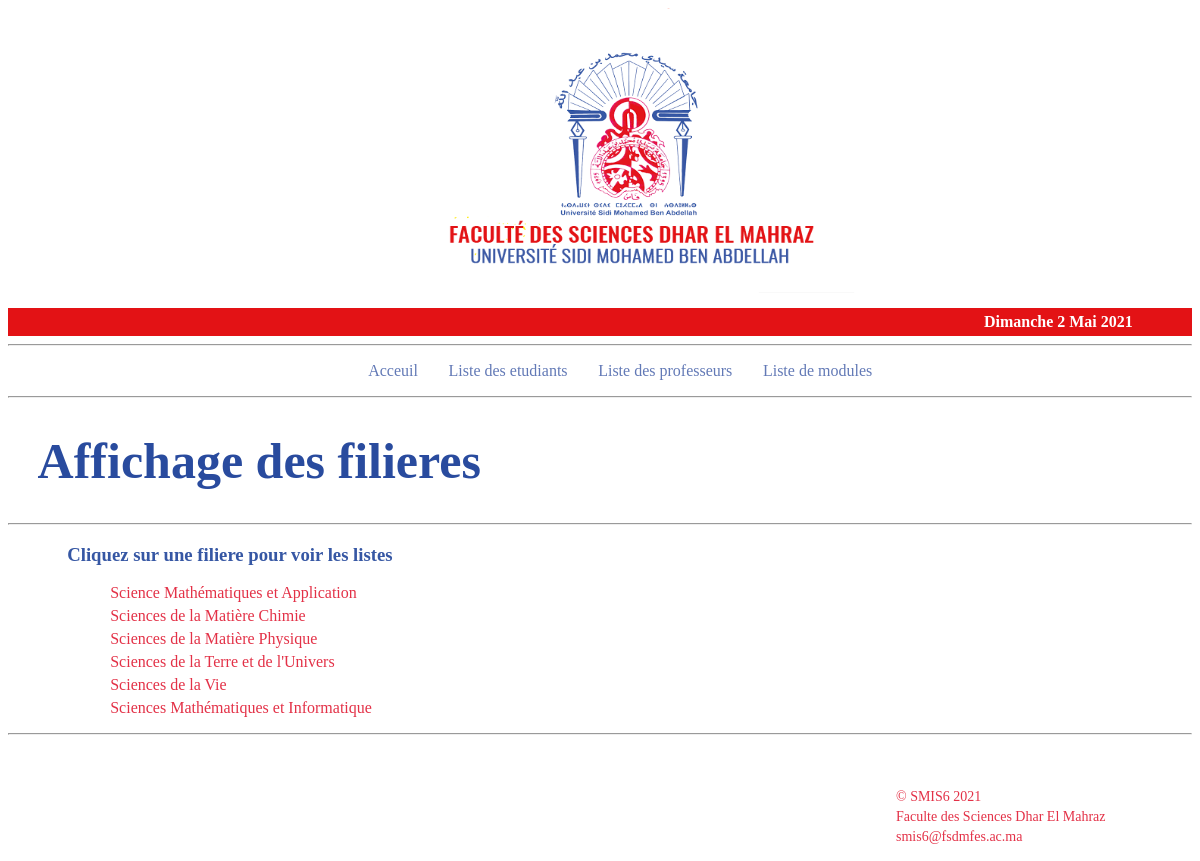
The app's page /website/html/courses_list.php with its own data.
### tables this page shows
CREATE TABLE `filieres` (
  `id_filiere` varchar(4) NOT NULL,
  `nom_filiere` varchar(100) NOT NULL
);

### website/html/templates/data.php (called while the page is built, shortened)
<?php
require('config.php');
$sql = 'SELECT * FROM filieres;';
$result = mysqli_query($conn,$sql);
$filieres = [];
while($filiere = mysqli_fetch_assoc($result)){
	$filieres[] = $filiere;
}
?>

### website/html/courses_list.php (the view, shortened to what this page needs)
<?php
require('templates/data.php');
?>
<!DOCTYPE html>
<html>
<head>
	<link rel="stylesheet" type="text/css" href="../css/style.css">
</head>
<body>
<header id="mainHeader">
	<?php
		include("templates/header.php");
	 ?>
	 <hr>
<?php
	include('templates/nav.php');
?>
<hr>
	<div id="main">
		<h1>Affichage des filieres</h1>
	</div>
	<hr>
	<div class="liste">
		<h3>Cliquez sur une filiere pour voir les listes</h3>
			<?php
				echo '<ol type="1">';
				for ($i = 0; $i < count($filieres); $i++) {
					$codeF = $filieres[$i]["id_filiere"];
					$IntituleF = $filieres[$i]["nom_filiere"];
			?>
				<li> <a href="students_list.php?codeF=<?=$codeF?>"> <?=$IntituleF?></a> </li>
			 <?php } echo '</ol>'; ?>
	</div>
	<hr>
</header>
<?php
	include('templates/footer.php');
 ?>
</body>
</html>

### website/css/style.css (style rules this page uses)
body { background-color: #ffffff; }
h1 { color: #294B9E; text-shadow: currentColor; font-size: 50px; padding-left: 2.5%; }
li a { text-decoration: none; color: #6279B6; padding: 5px; }
li { display: inline; padding-right:2% }
.liste { color: #3657A4; }
h3 { padding-left: 5%; }
ol li { margin-top: 5px; margin-left: 5%; display: block; }
ol li a { color: #E33147 !important; }

### records on screen
filieres: nom_filiere "Science Mathématiques et Application"
filieres: nom_filiere "Sciences de la Matière Chimie"
filieres: nom_filiere "Sciences de la Matière Physique"
filieres: nom_filiere "Sciences de la Terre et de l'Univers"
filieres: nom_filiere "Sciences de la Vie"
filieres: nom_filiere "Sciences Mathématiques et Informatique"

### other values on screen
$ln["jour"][$jour_de_la_semaine] "Dimanche"
$jour_du_mois "2"
$ln["mois"][$mois] "Mai"
$annee "2021"
